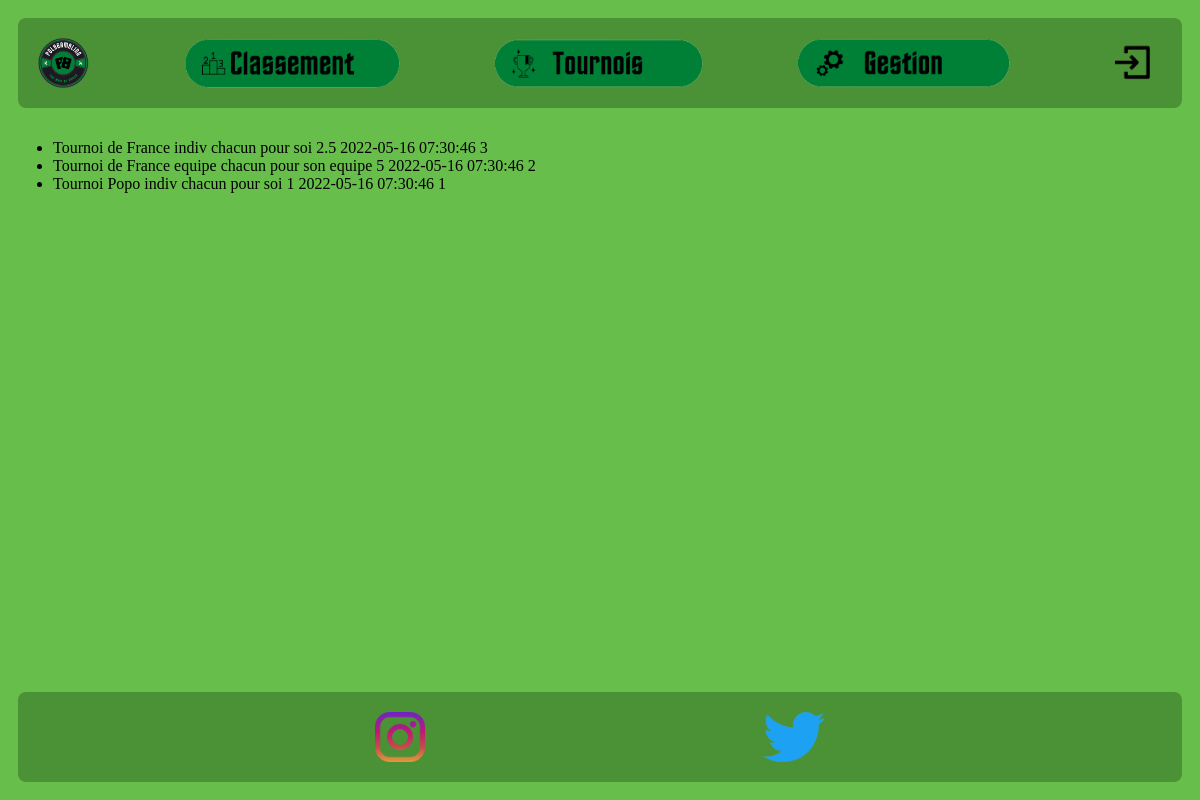
Page /tournois.php on the committed database.
### tables this page shows
CREATE TABLE tournoi (
    idTournoi INT(4) AUTO_INCREMENT,
    nom VARCHAR(30) NOT NULL,
    mdp VARCHAR(30) NOT NULL,
    type VARCHAR(30) NOT NULL,
    format VARCHAR(30) NOT NULL,
    prix FLOAT NOT NULL,
    date DATETIME NOT NULL,
    lieu INT(4) DEFAULT NULL,
    CONSTRAINT pk_tournoi PRIMARY KEY (idTournoi),
    CONSTRAINT fk_lieu FOREIGN KEY (lieu) REFERENCES lieu(idLieu) 
);

### tournois.php (the view, shortened to what this page needs)
<?php
    $conn = connexionBdd();
?>
<html>
    <head>
        <link href="css1.css" rel="stylesheet">
    </head>
    <body>
        <div id="fond">
            <div id="entete">
                <div id="pagePrincipale">
                    <a href="html1.html">
                        <img id="logo" src="media/PolyGambling_logo_1.png" />
                    </a>
                </div>
                <div id="navigation">
                    <a href="page_score.php">
                        <img id="logo" src="media/Bouton_classement.png" />
                    </a>
                    <a href="deuxieme_page">
                        <img id="logo" src="media/Bouton_tournois.png" />
                    </a>
                    <a href="formulaire_affect.php">
                        <img id="logo" src="media/Bouton_gestion.png" />
                    </a>
                </div>
                <div>
                    <a id="connexion" href="login.php">
                        <img id="logo" src="media/bouton_connexion.png" />
                    </a>
                </div>
            </div>
            <div id="contenu">
                <ul>
                <?php
                $sql = "SELECT nom, type, format, prix, date, lieu FROM tournoi";
                $result = mysqli_query($conn, $sql) or die("Erreur dans la requête : ".mysqli_error($conn)."\n".$sql);
                while($row = mysqli_fetch_assoc($result)){
                    echo "<li>".$row["nom"]." ".$row["type"]." ".$row["format"]." ".$row["prix"]." ".$row["date"]." ".$row["lieu"]."</li>";
                }
                ?>
                </ul>
            </div>
            <div id="contact">
                <a href="https://www.instagram.com/theo.simonet/?hl=fr">
                    <img id="logo" src="media/insta.png" />
                </a>
                <a href="https://twitter.com/elonmusk">
                    <img id="logo" src="media/twitter.png" />
                </a>
            </div>
        </div>
    </body>
</html>

### css1.css (style rules this page uses)
body { background: #67BE4B; }
#fond { display: flex; flex-direction: column; height: 100%; border-radius: 8px; border-width: 2px; }
#entete { background-color: #366d248c; display: flex; margin: 10px; height: 50; border-radius: 8px; border-width: 2px; order :1; padding: 20px; position: sticky; top: 0; }
#pagePrincipale { flex-grow: 1; }
#navigation { display: flex; flex-grow: 150; justify-content: space-evenly; }
#connexion { flex-grow: 1; }
#logo { height: 100%; }
#contenu { display: flex; height: 80%; flex-grow: 2; margin: 5px; border-radius: 8px; border-width: 2px; order :2; }
#contact { background-color: #366d248c; display: flex; justify-content: space-evenly; margin: 10px; height: 50; border-radius: 8px; border-width: 2px; order :5; padding: 20px; }

### rows in the picture
tournoi: nom "Tournoi de France", type "indiv", format "chacun pour soi", prix "2.5", date "2022-05-16 07:30:46", lieu "3"
tournoi: nom "Tournoi de France", type "equipe", format "chacun pour son equipe", prix "5", date "2022-05-16 07:30:46", lieu "2"
tournoi: nom "Tournoi Popo", type "indiv", format "chacun pour soi", prix "1", date "2022-05-16 07:30:46", lieu "1"
